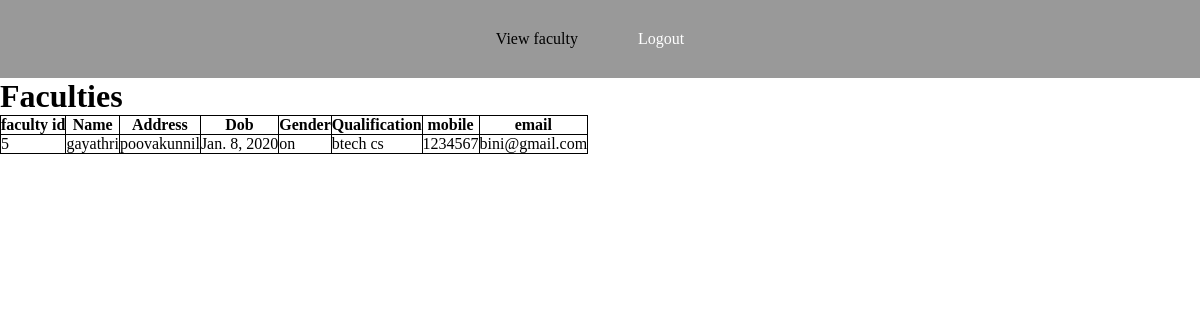
The app's page /facdetails/ with its own data.
### register/models.py (models this page shows)
class facultysignup(models.Model):
    factid=models.IntegerField(primary_key=True)
    name=models.CharField(max_length=30)
    address=models.CharField(max_length=30)
    dob=models.DateField(max_length=10)
    gender=models.CharField(max_length=30)
    qualification=models.CharField(max_length=30)
    mobile=models.IntegerField(null=True,blank=True)
    email=models.CharField(max_length=30)
    password=models.CharField(max_length=10)
    assbatch=models.CharField(max_length=10)

### register/views.py (the view)
# urls.py: path('facdetails/',views.facview,name='view_fac'),
def facview(request):
    querysetttt=facultysignup.objects.all().filter()
    return render(request,'viewfac.html',{'authorssss':querysetttt})

### register/templates/viewfac.html (shortened to what this page needs)
{% load static %}<!DOCTYPE html>
<html>
<head>
<link rel="stylesheet" href="{% static 'css/style5.css' %}">
</head>
<body class="b">
<div class="menubar">
<ul>
<li>View faculty</a></li>
<li><a href="{% url 'logout'%}">Logout</a></li>
</ul>
</div>
<div>
            <h1>Faculties</h1>
            <table>
                <thead>
                    <tr>
                        <th>faculty id</th>
                        <th>Name</th>
                        <th>Address</th>
                        <th>Dob</th>
                        <th>Gender</th>
                        <th>Qualification</th>
                        <th>mobile</th>
                        <th>email</th>
                    </tr>
                </thead>
                <tbody>
                    {%if authorssss%}
                    {%for i in authorssss%}
                    <tr>
                        <td>{{i.factid}}</td>
                        <td>{{i.name}}</td>
                        <td>{{i.address}}</td>
                        <td>{{i.dob}}</td>
                        <td>{{i.gender}}</td>
                        <td>{{i.qualification}}</td>
                        <td>{{i.mobile}}</td>
                        <td>{{i.email}}</td>
                    </tr>
                    {%endfor %}
            {%endif %}
                </tbody>
            </table>
        </div>
    </body>
</html>

### register/static/css/style5.css (style rules this page uses)
* { margin:0px; padding:0px; box-sizing:border-box; }
.b { background-color:light green; background-size:cover; }
.menubar { background-color:rgba(0,0,0,0.4); text-align:center; }
.menubar ul { list-style-type:none; display:inline-flex; margin-right:20px; }
.menubar ul li { padding:20px; margin:10px; text-align:center; }
.menubar ul li a { text-decoration:none; color:white; }

### register/templates/viewfac.html (style rules this page uses)
table,th,td { border:1px solid black;border-collapse:collapse; }

### records on screen
facultysignup: factid "5", name "gayathri", address "poovakunnil", dob "Jan. 8, 2020", gender "on", qualification "btech cs", mobile "1234567", email "bini@gmail.com"
